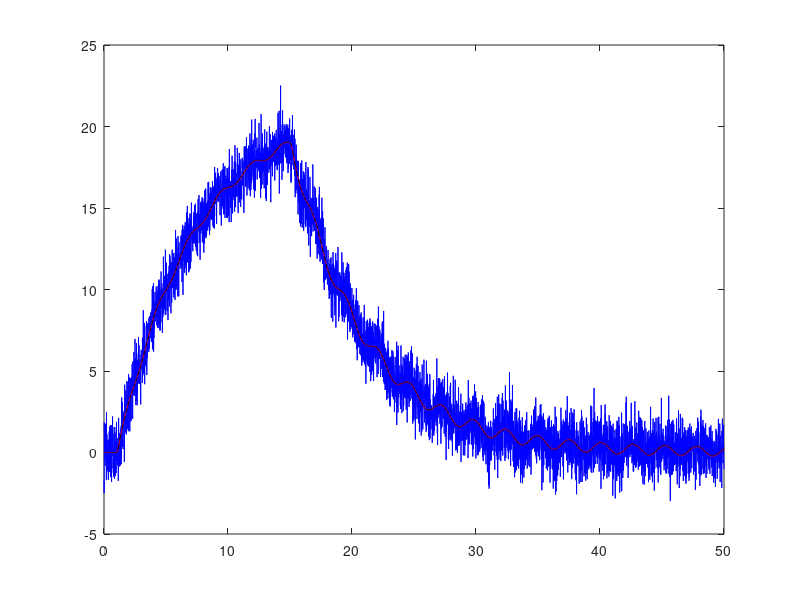

The MATLAB script that drew this image: (Note: this script raises an error after producing the figure.)
clc;clear all;close all

mc = 5;
mp = 1;
g = -10;
L = 2;
b = 1;
par.mc = mc ; par.mp = mp; par.g = g; par.L = L; par.b = b; 
par.dist = 0.01;

t0 = 0;
tLast = 10;
% dt = .01;
t = 0:0.01:50;
% t = t0:0.02:tLast;
y0 = [-4,0,pi*9/12,0];

%% Linearized eqs pendulum on the cart 
eqTheta = 0;  % which equilibrium? (theta = 0[down], or theta = pi[up] )
s = cos(eqTheta);

A = [ 0  1         0                   0;
    0   -b/mc      -mp*g/mc             0;
    0   0          0                   1;
    0   s*b/(L*mc) s*(mc+mp)*g/(mc*L)  0];
B = [0 ;
    1/mc;
    0
    -s/(mc*L)];
C = [1 0 0 0];
D = zeros(size(C,1),size(B,1)); 

Vd = .1*eye(4);
Vn = 1;
BF = [B Vd, 0*B];

% obsv(A,C)
% det( obsv(A,C))

sysC = ss(A,BF,C,[0,0,0,0,0,Vn]);
sysFullOutput = ss(A,BF,eye(4),zeros(4,size(BF,2)) );

[Kf,P,E] = lqe(A,Vd,C,Vd,Vn);
Kf2 = (lqr(A',C',Vd,Vn))';
sysKF = ss(A-Kf*C,[B Kf],eye(4),0*[B Kf]);

%% 

uDIST = randn(4,size(t,2));
uNOISE = randn(size(t));
u = 0*t;
u(100:120) = 100;
u(1500:1520) = -100;

uAug = [u;Vd*Vd*uDIST; uNOISE];

[y,t] = lsim( sysC, uAug, t); 
plot(t,y,'b');
[xtrue,t] = lsim(sysFullOutput,uAug,t);

hold on
plot(t,xtrue(:,1),'r')

[x,t] = lsim(sysKF, [u;y'],t);
plot(t,x(:,1),'k--')



%% simulate 
% [t,yInt] = ode45(@(t,y)cartPendSingle(y, -K*(y-[1;0;pi;0]), par), tInt, y0);

yInt = xtrue;
% determine accelerations, for force on rod 
% u = -repmat(K,length(yInt),1) .* (yInt-repmat([1;0;pi;0]',length(yInt),1));
yDot = cartPendOwn(yInt,u,par);
x = yInt(:,1);
xDot = yInt(:,2); 
thet = yInt(:,3);
thetDot = yInt(:,4);
xDotDot = yDot(2,:)'; 
yDotDot = yDot(4,:)';
momentum = xDot*mc + (xDot + L*cos(thet).*thetDot)*mp;
Fp = 1./sin(thet) .* (par.mc*xDotDot + par.b*xDot - u(:,2) );
Ep = - par.mp* -cos( thet )* par.g;
Ek = 0.5*par.mc*xDot.^2 + 0.5*par.mp*( (xDot + par.L*cos(thet).*thetDot).^2 + (-sin(thet).*thetDot).^2  );

%% Metrics 
% total energy 
figure( 'Position',[100,100,500,350])
    plot(t, Ep+Ek)
    xlabel('Time (s)')
    ylabel('Total Energy T+V (J)')
% momentum conservation
figure('Position',[600,100,500,350]);
    plot(t, momentum)
    xlabel('Time (s)')
    ylabel('Momentum in X (kg*m/s)')
% Rod tension 
figure( 'Position',[1100,100,500,350] );
    plot(t,Fp)
    xlabel('Time (s)')
    ylabel('Force in rod (N)')
% animate cart
figure( 'Position',[100,550,1000,400] );
for j = 1:10:length(t)
    drawCartPendOwn( yInt(j,:), t(j), Fp(j), par)
end    
